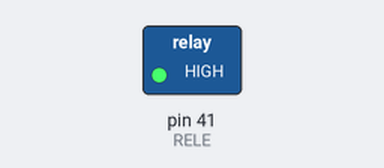
A sketch run on a simulated Arduino Mega 2560, built with avr-gcc and run on an emulated ATmega2560. On the bench: switched loads named in the sketch (green lamp = pin HIGH).

Above: at 2.5 s.
At 7.5 s:
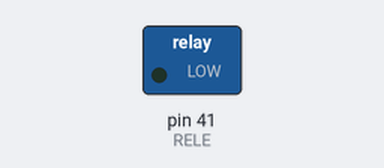
Timing chart, 0 to 13.0 s (numbered marks = the images above):
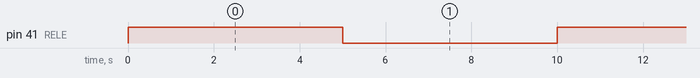

Measured:
- by itself, pin 41 (RELE): alternates HIGH for 5.0 s and LOW for 5.0 s

The sketch:

Ex25.ino
```cpp
/* Programa: Testa o Relé na saída 41
 * Arduino : Mega
 * Shield  : Relé - Hong Wei Low level Trigger - 5V
 * Autor   : Rahul M. Juliato
 * Data    : 27/09/2019
 */

#define RELE 41
#define TEMPO 5000

void setup(){
  pinMode(RELE, OUTPUT);
}

void loop(){
  digitalWrite(RELE, HIGH);
  delay(TEMPO);
  digitalWrite(RELE, LOW);
  delay(TEMPO);
}
```
